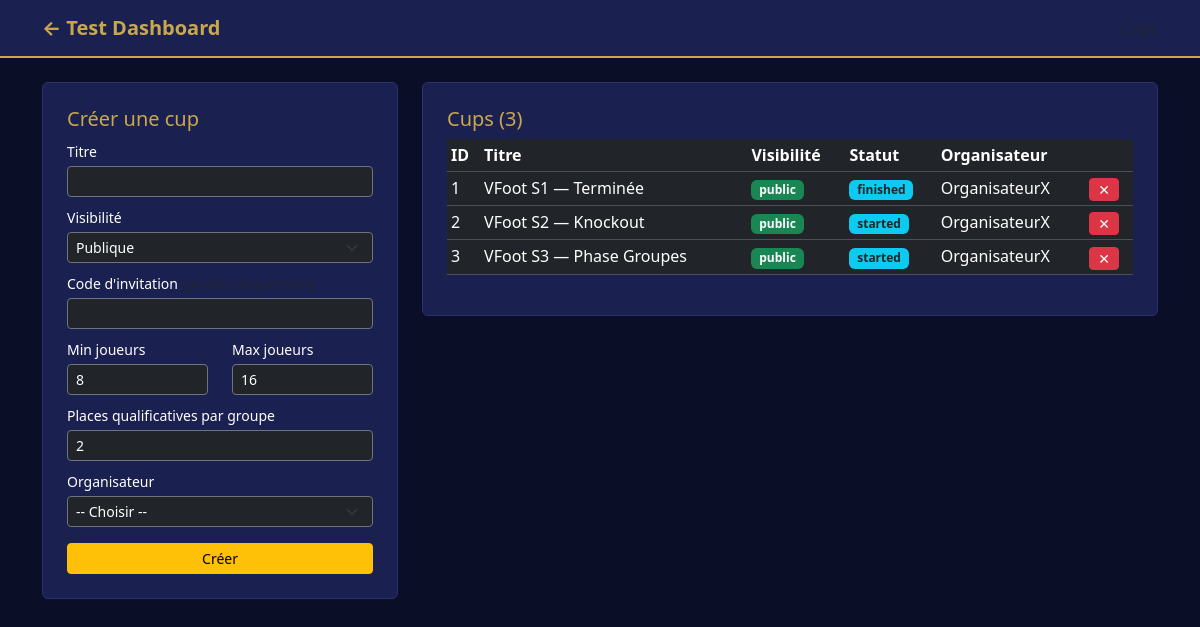
Page /test/cups.php on the committed database.
### tables this page shows
CREATE TABLE cup (

   
  id_cup        INT          NOT NULL AUTO_INCREMENT,                      
  titre         VARCHAR(100) NOT NULL,                                     
  visibilite    ENUM('public', 'private') NOT NULL DEFAULT 'public',       
  join_code     VARCHAR(20)  NULL,                                         
  min_players   INT          NOT NULL DEFAULT 8,                           
  max_players   INT          NOT NULL DEFAULT 64,                          
  statut        ENUM('draft','open','started','finished','cancelled') NOT NULL DEFAULT 'draft',
  qualification INT          NOT NULL DEFAULT 2,                           
  created_at    DATETIME     NOT NULL DEFAULT CURRENT_TIMESTAMP,           
  created_by    INT          NOT NULL,                                     

   
  CONSTRAINT pk_cup            PRIMARY KEY (id_cup),
  CONSTRAINT fk_cup_created_by FOREIGN KEY (created_by)  REFERENCES users(id_user),
  CONSTRAINT ck_cup_players    CHECK (min_players >= 8 AND max_players <= 64),   
  CONSTRAINT ck_cup_minmax     CHECK (min_players <= max_players),               
  CONSTRAINT ck_cup_joincode   CHECK (                                                         
    (visibilite = 'public'  AND join_code IS NULL) OR
    (visibilite = 'private' AND join_code IS NOT NULL)
  )

);

CREATE TABLE users (

   
  id_user    INT          NOT NULL AUTO_INCREMENT,                         
  email      VARCHAR(100) NOT NULL,                                        
  password   VARCHAR(255) NOT NULL,                                        
  username   VARCHAR(50)  NOT NULL,                                        
  id_role    INT          NOT NULL DEFAULT 1,                              
  is_banned  BOOLEAN      NOT NULL DEFAULT FALSE,                          
  created_at DATETIME     NOT NULL DEFAULT CURRENT_TIMESTAMP,              

   
   
  CONSTRAINT pk_users          PRIMARY KEY (id_user),                      
  CONSTRAINT fk_users_id_role  FOREIGN KEY (id_role) REFERENCES role(id_role),
  CONSTRAINT uq_users_email    UNIQUE (email),                             
  CONSTRAINT uq_users_username UNIQUE (username)                           

);

### test/config.php (called while the page is built, shortened)
<?php
function db(): PDO {
    static $pdo = null;
    if ($pdo === null) {
        $pdo = new PDO(
            "mysql:host=" . DB_HOST . ";dbname=" . DB_NAME . ";charset=utf8mb4",
            DB_USER,
            DB_PASS,
            [PDO::ATTR_ERRMODE => PDO::ERRMODE_EXCEPTION, PDO::ATTR_DEFAULT_FETCH_MODE => PDO::FETCH_ASSOC]
        );
    }
    return $pdo;
}

### test/cups.php (the view, shortened to what this page needs)
<?php
require 'config.php';
$cups  = db()->query("SELECT c.*, u.username as organisateur FROM cup c JOIN users u ON c.created_by = u.id_user ORDER BY c.created_at DESC")->fetchAll();
?>
<!DOCTYPE html>
<html lang="fr">
<head>
    <link href="https://cdn.jsdelivr.net/npm/bootstrap@5.3.3/dist/css/bootstrap.min.css" rel="stylesheet">
</head>
<body>
<nav class="navbar navbar-dark mb-4">
    <div class="container">
        <a class="navbar-brand" href="index.php">← Test Dashboard</a>
        <span class="text-muted">Cups</span>
    </div>
</nav>
<div class="container">
    <div class="row g-4">
        <div class="col-md-4">
            <div class="card p-4">
                <h5 class="card-title">Créer une cup</h5>
                <form method="POST">
                    <div class="mb-2">
                        <label class="form-label small text-white mb-1">Titre</label>
                        <input type="text" name="titre" class="form-control form-control-sm bg-dark text-white border-secondary" required>
                    </div>
                    <div class="mb-2">
                        <label class="form-label small text-white mb-1">Visibilité</label>
                        <select name="visibilite" class="form-select form-select-sm bg-dark text-white border-secondary" onchange="this.form.join_code.disabled = this.value === 'public'">
                            <option value="public">Publique</option>
                        </select>
                    </div>
                    <div class="mb-2">
                        <label class="form-label small text-white mb-1">Code d'invitation <span class="text-muted">(privée uniquement)</span></label>
                        <input type="text" name="join_code" class="form-control form-control-sm bg-dark text-white border-secondary" disabled>
                    </div>
                    <div class="row mb-2">
                        <div class="col">
                            <label class="form-label small text-white mb-1">Min joueurs</label>
                            <input type="number" name="min_players" class="form-control form-control-sm bg-dark text-white border-secondary" value="8" min="8">
                        </div>
                        <div class="col">
                            <label class="form-label small text-white mb-1">Max joueurs</label>
                            <input type="number" name="max_players" class="form-control form-control-sm bg-dark text-white border-secondary" value="16" max="64">
                        </div>
                    </div>
                    <div class="mb-2">
                        <label class="form-label small text-white mb-1">Places qualificatives par groupe</label>
                        <input type="number" name="qualification" class="form-control form-control-sm bg-dark text-white border-secondary" value="2">
                    </div>
                    <div class="mb-3">
                        <label class="form-label small text-white mb-1">Organisateur</label>
                        <select name="created_by" class="form-select form-select-sm bg-dark text-white border-secondary" required>
                            <option value="">-- Choisir --</option>
                        </select>
                    </div>
                    <button class="btn btn-warning btn-sm w-100">Créer</button>
                </form>
            </div>
        </div>
        <div class="col-md-8">
            <div class="card p-4">
                <h5 class="card-title">Cups (<?= count($cups) ?>)</h5>
                <table class="table table-sm table-dark table-hover">
                    <thead>
                        <tr><th>ID</th><th>Titre</th><th>Visibilité</th><th>Statut</th><th>Organisateur</th><th></th></tr>
                    </thead>
                    <tbody>
                        <?php foreach ($cups as $c): ?>
                        <tr>
                            <td><?= $c['id_cup'] ?></td>
                            <td><?= htmlspecialchars($c['titre']) ?></td>
                            <td>
                                <span class="badge <?= $c['visibilite'] === 'public' ? 'bg-success' : 'bg-secondary' ?>">
                                    <?= $c['visibilite'] ?>
                                </span>
                            </td>
                            <td><span class="badge bg-info text-dark"><?= $c['statut'] ?></span></td>
                            <td><?= htmlspecialchars($c['organisateur']) ?></td>
                            <td>
                                <form method="POST" style="display:inline">
                                    <button class="btn btn-danger btn-sm py-0" onclick="return confirm('Supprimer ?')">✕</button>
                                </form>
                            </td>
                        </tr>
                        <?php endforeach; ?>
                    </tbody>
                </table>
            </div>
        </div>
    </div>
</div>
</body>
</html>

### test/cups.php (style rules this page uses)
body { background: #0a0e27; color: #fff; }
.card { background: #1a2150; border: 1px solid #2a3170; }
.card-title { color: #c9a84c; }
.navbar { background: #1a2150 !important; border-bottom: 2px solid #c9a84c; }
.navbar-brand { color: #c9a84c !important; font-weight: bold; }
table { color: #fff; }
thead { color: #c9a84c; }

### rows in the picture
cup: id_cup "1", titre "VFoot S1 — Terminée", visibilite "public", statut "finished", created_by.username "OrganisateurX"
cup: id_cup "2", titre "VFoot S2 — Knockout", visibilite "public", statut "started", created_by.username "OrganisateurX"
cup: id_cup "3", titre "VFoot S3 — Phase Groupes", visibilite "public", statut "started", created_by.username "OrganisateurX"

### other values in the picture
count($cups) "3"
